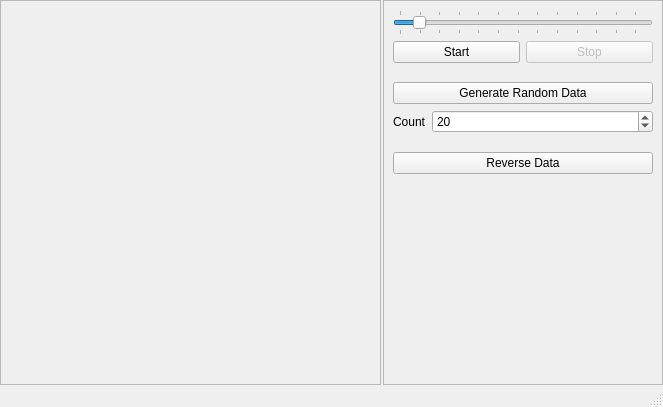
<?xml version="1.0" encoding="UTF-8"?>
<ui version="4.0">
 <class>BMainWindow</class>
 <widget class="QMainWindow" name="BMainWindow">
  <property name="geometry">
   <rect>
    <x>0</x>
    <y>0</y>
    <width>663</width>
    <height>407</height>
   </rect>
  </property>
  <property name="windowTitle">
   <string>BSort</string>
  </property>
  <widget class="QWidget" name="centralwidget">
   <layout class="QHBoxLayout" name="horizontalLayout">
    <property name="spacing">
     <number>2</number>
    </property>
    <property name="leftMargin">
     <number>0</number>
    </property>
    <property name="topMargin">
     <number>0</number>
    </property>
    <property name="rightMargin">
     <number>0</number>
    </property>
    <property name="bottomMargin">
     <number>0</number>
    </property>
    <item>
     <widget class="QFrame" name="mySortFrame">
      <property name="frameShape">
       <enum>QFrame::StyledPanel</enum>
      </property>
      <property name="frameShadow">
       <enum>QFrame::Raised</enum>
      </property>
     </widget>
    </item>
    <item>
     <widget class="QFrame" name="myStatsFrame">
      <property name="maximumSize">
       <size>
        <width>280</width>
        <height>16777215</height>
       </size>
      </property>
      <property name="frameShape">
       <enum>QFrame::StyledPanel</enum>
      </property>
      <property name="frameShadow">
       <enum>QFrame::Raised</enum>
      </property>
      <layout class="QGridLayout" name="gridLayout">
       <item row="0" column="0" colspan="2">
        <widget class="QSlider" name="mySpeedSlider">
         <property name="minimum">
          <number>1</number>
         </property>
         <property name="maximum">
          <number>1250</number>
         </property>
         <property name="value">
          <number>100</number>
         </property>
         <property name="orientation">
          <enum>Qt::Horizontal</enum>
         </property>
         <property name="tickPosition">
          <enum>QSlider::TicksBothSides</enum>
         </property>
         <property name="tickInterval">
          <number>100</number>
         </property>
        </widget>
       </item>
       <item row="1" column="0" colspan="2">
        <layout class="QHBoxLayout" name="horizontalLayout_2">
         <item>
          <widget class="QPushButton" name="myStartButton">
           <property name="text">
            <string>Start</string>
           </property>
          </widget>
         </item>
         <item>
          <widget class="QPushButton" name="myStopButton">
           <property name="enabled">
            <bool>false</bool>
           </property>
           <property name="text">
            <string>Stop</string>
           </property>
          </widget>
         </item>
        </layout>
       </item>
       <item row="2" column="0">
        <spacer name="verticalSpacer_2">
         <property name="orientation">
          <enum>Qt::Vertical</enum>
         </property>
         <property name="sizeType">
          <enum>QSizePolicy::Fixed</enum>
         </property>
         <property name="sizeHint" stdset="0">
          <size>
           <width>20</width>
           <height>13</height>
          </size>
         </property>
        </spacer>
       </item>
       <item row="3" column="0" colspan="2">
        <widget class="QPushButton" name="myGenerateDataButton">
         <property name="text">
          <string>Generate Random Data</string>
         </property>
        </widget>
       </item>
       <item row="4" column="0" colspan="2">
        <layout class="QHBoxLayout" name="horizontalLayout_3">
         <item>
          <widget class="QLabel" name="myCountLabel">
           <property name="sizePolicy">
            <sizepolicy hsizetype="Maximum" vsizetype="Preferred">
             <horstretch>0</horstretch>
             <verstretch>0</verstretch>
            </sizepolicy>
           </property>
           <property name="text">
            <string>Count</string>
           </property>
          </widget>
         </item>
         <item>
          <widget class="QSpinBox" name="myCountSpinBox">
           <property name="minimum">
            <number>2</number>
           </property>
           <property name="value">
            <number>20</number>
           </property>
          </widget>
         </item>
        </layout>
       </item>
       <item row="5" column="0">
        <spacer name="verticalSpacer_3">
         <property name="orientation">
          <enum>Qt::Vertical</enum>
         </property>
         <property name="sizeType">
          <enum>QSizePolicy::Fixed</enum>
         </property>
         <property name="sizeHint" stdset="0">
          <size>
           <width>20</width>
           <height>13</height>
          </size>
         </property>
        </spacer>
       </item>
       <item row="6" column="0" colspan="2">
        <widget class="QPushButton" name="myReverseButton">
         <property name="text">
          <string>Reverse Data</string>
         </property>
        </widget>
       </item>
       <item row="7" column="1">
        <spacer name="verticalSpacer">
         <property name="orientation">
          <enum>Qt::Vertical</enum>
         </property>
         <property name="sizeHint" stdset="0">
          <size>
           <width>20</width>
           <height>240</height>
          </size>
         </property>
        </spacer>
       </item>
      </layout>
     </widget>
    </item>
   </layout>
  </widget>
  <widget class="QMenuBar" name="menubar">
   <property name="geometry">
    <rect>
     <x>0</x>
     <y>0</y>
     <width>663</width>
     <height>30</height>
    </rect>
   </property>
  </widget>
  <widget class="QStatusBar" name="statusbar"/>
 </widget>
 <resources/>
 <connections/>
</ui>
